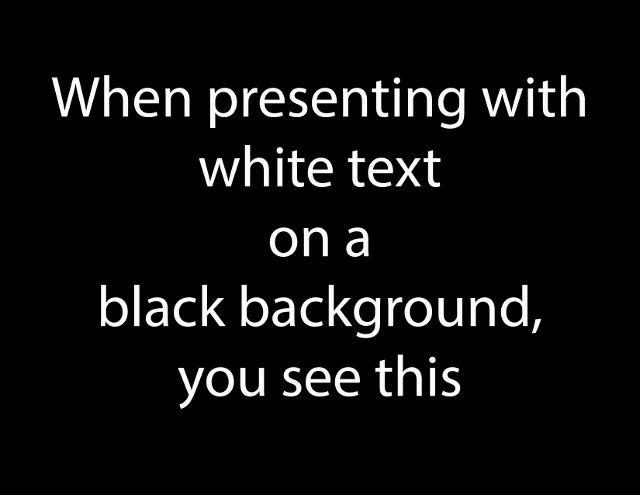
#> input picture text.jpg, 640 x 495 px
$ python test.py
#> lines starting #> are read from the running program, lines starting #| are printed output that depends on the picture
# Assignment 03 #
# Correlation: Template matching for object detection #
# Ra'fat Naserdeen #

import cv2
import numpy as np

full_image = cv2.imread('text.jpg')
#> full_image is the input picture: shape (495, 640, 3); mean B, G, R 14.5, 14.5, 14.6
template = cv2.imread('e.png')
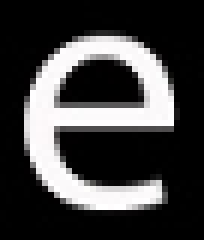
#> input picture e.png, 34 x 40 px (shown 6 times larger)
#> template is the input picture: shape (40, 34, 3); mean B, G, R 63.2, 62.9, 63.5

# 01 Convert your images to gray
gray_image = cv2.cvtColor(full_image, cv2.COLOR_BGR2GRAY)
gray_temp = cv2.cvtColor(template, cv2.COLOR_BGR2GRAY)

# 02 Compute the correlation of the image and the template
res = cv2.matchTemplate(gray_image, gray_temp, cv2.TM_CCOEFF_NORMED)
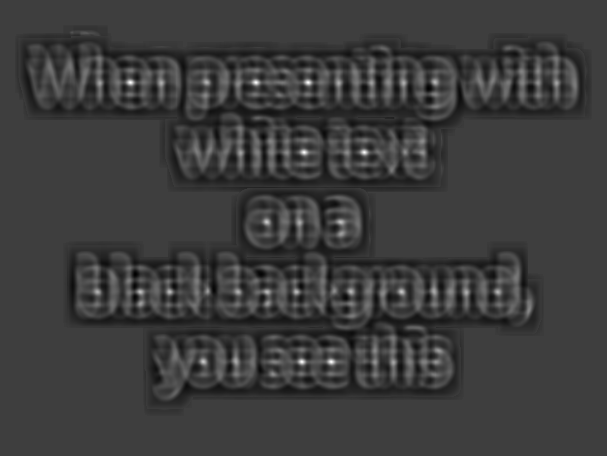
#> res: shape (456, 607) float32; min -0.327, max 1, mean -0.00936; drawn with min black and max white

# 03 Keep only the values that exceed some threshold value in res
threshold = 0.9
res_threshold = np.where(res < threshold, 0, res)

print(res_threshold)
#> (printed output is left out)


# 04 Write a function BBox to draw a bounding box around the detected objects
def draw_bbox(gray_temp, gray_image, threshold):
#> called with threshold = 0.9
    min_val, max_val, min_loc, max_loc = cv2.minMaxLoc(res)
#> min_val = -0.327; max_val = 1; min_loc = (135, 274); max_loc = (130, 82)
    temp_height = gray_temp.shape[1]
#> temp_height = 34
    temp_width = gray_temp.shape[0]
#> temp_width = 40
    for i in range(0, gray_image.shape[1]):
        for j in range(0, gray_image.shape[0]):
            if max_val > threshold:
                top_left = max_loc
                bottom_right = (top_left[0] + temp_height, top_left[1] + temp_width)
                cv2.rectangle(gray_image, top_left, bottom_right, 255, 2)
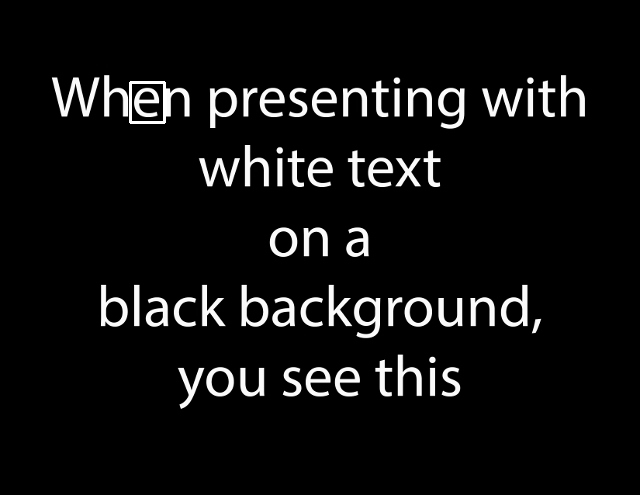
#> gray_image: shape (495, 640); min 0, max 255, mean 14.9
    return cv2.imshow('Gray Image', gray_image)


draw_bbox(gray_temp, gray_image, threshold)
cv2.imshow('Gray Image', gray_image)
cv2.imshow('template', gray_temp)
cv2.imshow('res', res)
cv2.waitKey(0)
cv2.destroyAllWindows()
